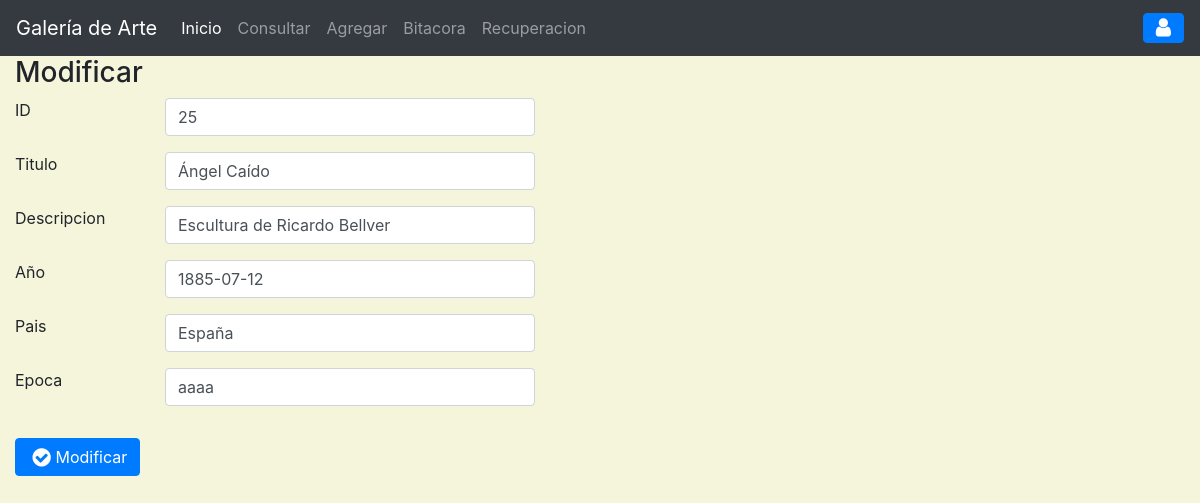
The page /?c=objetoArte&a=FormAgregar&id=25 on the database its author committed.
### tables this page shows
CREATE TABLE `objetoarte` (
  `idobj` int(11) NOT NULL,
  `titObj` varchar(30) DEFAULT NULL,
  `descObj` varchar(80) DEFAULT NULL,
  `anioObj` date DEFAULT NULL,
  `paisObj` varchar(35) DEFAULT NULL,
  `epocaObj` varchar(30) DEFAULT NULL,
  PRIMARY KEY (`idobj`)
);

### controller/objetoarte.controlador.php (called while the page is built, shortened)
<?php
require_once('model/objetoArte.php');
class ObjetoArteControlador
{
    private $modelo;
    public function __CONSTRUCT(){
        $this->modelo = new ObjetoArte();
    }
   public function FormAgregar(){
            if(isset($_GET['id'])){
                $obArt = $this->modelo->getObjetoById($_GET['id'])[0];
                $titulo = "Modificar";
            }
            require_once "view/header.php";
            require_once "view/objetoArte/agregar.php";
            require_once "view/footer.php";
        }
}
?>

### model/conexion.php (called while the page is built, shortened)
<?php
class BaseDeDatos
{
    public static function Conectar(){
        try {
            $conexion = new PDO("mysql:host=".self::servidor.";dbname="
            .self::basedatos.";charset=utf8",self::usuario,self::password);
            $conexion->setAttribute(PDO::ATTR_ERRMODE,PDO::ERRMODE_EXCEPTION);
            return $conexion;
        } catch (PDOException $e) {
            return "Fallo la conexion a la base de datos".$e->getMessage();
        }
    }
}
?>

### model/objetoArte.php (called while the page is built, shortened)
<?php
class ObjetoArte
{
    private $pdo;
    public function __CONSTRUCT(){
        $this->pdo = BaseDeDatos::Conectar();
    }
    public function getObjetoById($id){
        try {
            $sql = "SELECT * FROM objetoarte WHERE idobj=$id";
            $consulta = $this->pdo->prepare($sql);
            $consulta->execute();
            return $consulta->fetchAll(PDO::FETCH_OBJ);
        } catch (Exception $e) {
            die($e->getMessage());
        }
    }
}
?>

### view/objetoArte/agregar.php (the view, shortened to what this page needs)
<main class="app-content">
<div class="col-md-6">
          <div class="tile">
            <h3 class="tile-title"><?=$titulo?></h3>
            <div class="tile-body">
              <form class="form-horizontal" method="POST" action="view/objetoArte/guardar-objetoarte.php">
                <div class="form-group row">
                  <label class="control-label col-md-3">ID</label>
                  <div class="col-md-8">
                    <input class="form-control" type="number" name="IdArte" value="<?=$obArt->idobj ?? ''?>" placeholder="" required>
                  </div>
                </div>
                <div class="form-group row">
                  <label class="control-label col-md-3">Titulo</label>
                  <div class="col-md-8">
                    <input class="form-control" type="text" name="TituloArte" value="<?=$obArt->titObj ?? ''?>" placeholder="" required>
                  </div>
                </div>
                <div class="form-group row">
                  <label class="control-label col-md-3">Descripcion</label>
                  <div class="col-md-8">
                    <input class="form-control" type="text" name="DesArte" value="<?=$obArt->descObj ?? ''?>" placeholder="" required>
                  </div>
                </div>
                <div class="form-group row">
                  <label class="control-label col-md-3">Año</label>
                  <div class="col-md-8">
                    <input class="form-control" type="text" name="AñoArte" value="<?=$obArt->anioObj ?? ''?>" placeholder="yyyy-mm-dd" required>
                  </div>
                </div>
                <div class="form-group row">
                  <label class="control-label col-md-3">Pais</label>
                  <div class="col-md-8">
                    <input class="form-control" type="text" name="PaisArte" value="<?=$obArt->paisObj ?? ''?>" placeholder="" required>
                  </div>
                </div>
                <div class="form-group row">
                  <label class="control-label col-md-3">Epoca</label>
                  <div class="col-md-8">
                    <input class="form-control" type="text" name="EpocaArte" value="<?=$obArt->epocaObj ?? ''?>" placeholder="" required>
                  </div>
                </div>
            <div class="tile-footer">
              <div class="row">
                <div class="col-md-8 col-md-offset-3">
                  <button class="btn btn-primary" type="submit"><i class="fa fa-fw fa-lg fa-check-circle">
                  </i><?=$titulo?></button>
                </div>
              </div>
            </div>
            </form>
          </div>
</div>
</main>

### rows shown on the page
objetoarte: IdArte "25", TituloArte "Ángel Caído", DesArte "Escultura de Ricardo Bellver", AñoArte "1885-07-12", PaisArte "España", EpocaArte "aaaa"

### other values the page prints
$titulo "Modificar"
